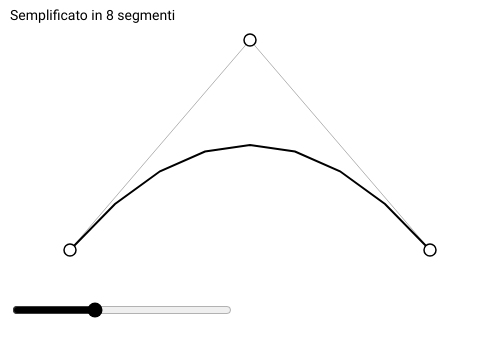
Frame 1 (no input)
Frame 60 (no input): identical to frame 1, image omitted
Frame 120 (the mouse pressed at the canvas centre since frame 60): identical to frame 1, image omitted

The p5.js sketch that drew this single still picture (run headless with seeded random() and noise() and a simulated clock; from frame 60 on, the mouse is pressed at the canvas centre):

// p5.js sketch
// ── sketch.js
// ============================================
// Bezier Curve Flattening
// p5.js version
// ============================================

let points = [];
let selectedPoint = null;

let stepsSlider;
let curveType = "quadratic"; // "quadratic" oppure "cubic"

// ============================================
// SETUP
// ============================================

function setup() {
  createCanvas(500, 340);

  // Cambia qui:
  // curveType = "quadratic";
  // curveType = "cubic";

  if (curveType === "quadratic") {
    points = [
      createVector(70, 250),
      createVector(250, 40),
      createVector(430, 250)
    ];
  } else {
    points = [
      createVector(70, 250),
      createVector(40, 40),
      createVector(460, 40),
      createVector(430, 250)
    ];
  }

  const maxSteps = curveType === "quadratic" ? 4 : 8;

// slider fino a 20 segmenti
stepsSlider = createSlider(1, 20, 8);

stepsSlider.position(10, 300);
stepsSlider.style("width", "220px");
stepsSlider.style("accent-color", "black");

  textFont("Roboto");
  textSize(14);
}

// ============================================
// DRAW
// ============================================

function draw() {
  background(255);

  const steps = stepsSlider.value();

  // =========================================
  // Skeleton originale
  // =========================================

  drawSkeleton();

  // =========================================
  // Flattened polygon
  // =========================================

  noFill();
  stroke(0);
  strokeWeight(2);

  beginShape();

  for (let i = 0; i <= steps; i++) {
    const t = i / steps;

    const p =
      curveType === "quadratic"
        ? quadraticPoint(t)
        : cubicPoint(t);

    vertex(p.x, p.y);
  }

  endShape();

  // =========================================
  // Control points
  // =========================================

  drawControlPoints();

  // =========================================
  // Label
  // =========================================

  noStroke();
  fill(0);

  text(`Semplificato in ${steps} segmenti`, 10, 20);
}

// ============================================
// SKELETON
// ============================================

function drawSkeleton() {
  stroke(180);
  strokeWeight(1);
  noFill();

  beginShape();

  for (let p of points) {
    vertex(p.x, p.y);
  }

  endShape();
}

// ============================================
// CONTROL POINTS
// ============================================

function drawControlPoints() {
  stroke(0);
  strokeWeight(1.5);
  fill(255);

  for (let p of points) {
    circle(p.x, p.y, 12);
  }
}

// ============================================
// QUADRATIC BEZIER
// ============================================

function quadraticPoint(t) {
  const p0 = points[0];
  const p1 = points[1];
  const p2 = points[2];

  const mt = 1 - t;

  const x =
    mt * mt * p0.x +
    2 * mt * t * p1.x +
    t * t * p2.x;

  const y =
    mt * mt * p0.y +
    2 * mt * t * p1.y +
    t * t * p2.y;

  return createVector(x, y);
}

// ============================================
// CUBIC BEZIER
// ============================================

function cubicPoint(t) {
  const p0 = points[0];
  const p1 = points[1];
  const p2 = points[2];
  const p3 = points[3];

  const mt = 1 - t;

  const x =
    mt * mt * mt * p0.x +
    3 * mt * mt * t * p1.x +
    3 * mt * t * t * p2.x +
    t * t * t * p3.x;

  const y =
    mt * mt * mt * p0.y +
    3 * mt * mt * t * p1.y +
    3 * mt * t * t * p2.y +
    t * t * t * p3.y;

  return createVector(x, y);
}

// ============================================
// DRAGGING
// ============================================

function mousePressed() {
  for (let p of points) {
    if (dist(mouseX, mouseY, p.x, p.y) < 10) {
      selectedPoint = p;
      break;
    }
  }
}

function mouseDragged() {
  if (selectedPoint) {
    selectedPoint.x = mouseX;
    selectedPoint.y = mouseY;
  }
}

function mouseReleased() {
  selectedPoint = null;
}
